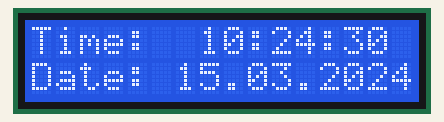
Simulated run of this sketch. Board: Arduino Uno, built with avr-gcc and run on an emulated ATmega328P. Shown: 16×2 character LCD. The local clock reads 2024-03-15 10:24:30 at power-on unless the sketch sets it.

Above: at 0.2 s.
At 4.3 s:
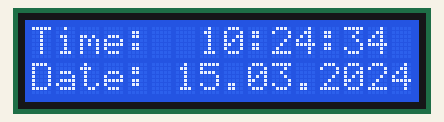
At 9.5 s:
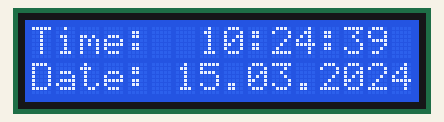
At 18.8 s:
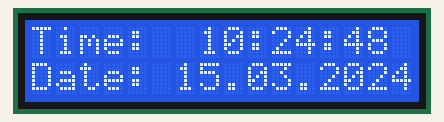
At 28.1 s:
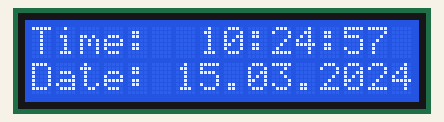
At 38.4 s:
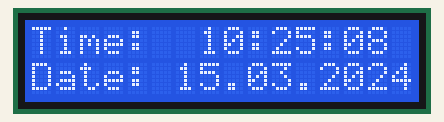

The sketch:

DS3231_Simple-RTC_I2C.ino
```cpp
// Armuino --- Arduino DS3231 Real Time Clock Module - Basic Sketch ---
//
// DS3231 Library by Henning Karlsen (www.rinkydinkelectronics.com)
//
// Arduino Real Time Clock DS3231 with I2C LCD Display - Simple Sketch:
// https://www.youtube.com/watch?v=v7tWVRJXy8M

#include <Wire.h>
#include <LCD.h>
#include <LiquidCrystal_I2C.h>
#include <DS3231.h>

#define I2C_ADDR 0x27 // Add your I2C address here.
#define Rs_pin 0
#define Rw_pin 1
#define En_pin 2
#define BACKLIGHT_PIN 3
#define D4_pin 4
#define D5_pin 5
#define D6_pin 6
#define D7_pin 7

DS3231  rtc(SDA, SCL);

LiquidCrystal_I2C lcd(I2C_ADDR, En_pin, Rw_pin, Rs_pin, D4_pin, D5_pin, D6_pin, D7_pin);

void setup() {
  lcd.setBacklightPin(BACKLIGHT_PIN,POSITIVE); // LCD Backlight ON
  lcd.setBacklight(HIGH);

  lcd.home (); // Go home on LCD
  rtc.begin(); // Initialize the rtc object
  lcd.begin(16,2); // Initializes the interface to the LCD screen with the dimensions (width and height) of the display
}

void loop() {
 lcd.setCursor(0,0);
 lcd.print("Time:  ");
 lcd.print(rtc.getTimeStr());

 lcd.setCursor(0,1);
 lcd.print("Date: ");
 lcd.print(rtc.getDateStr());

 delay(1000);
}
```

Measured:
- what the display in image 1 shows lasts 1.1 s, from 4.2 s to 5.3 s
